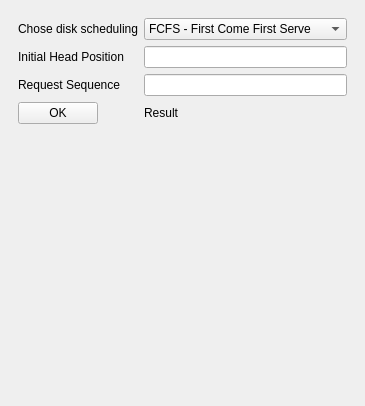
<?xml version="1.0" encoding="UTF-8"?>

<ui version="4.0">
 <class>MainWindow</class>
 <widget class="QMainWindow" name="MainWindow">
  <property name="geometry">
   <rect>
    <x>0</x>
    <y>0</y>
    <width>349</width>
    <height>406</height>
   </rect>
  </property>
  <property name="windowTitle">
   <string>Disk Scheduling</string>
  </property>
  <widget class="QWidget" name="centralwidget">
   <layout class="QVBoxLayout" name="verticalLayout">
    <item>
     <widget class="QWidget" name="widget" native="true">
      <layout class="QFormLayout" name="formLayout">
       <item row="1" column="0">
        <widget class="QLabel" name="label">
         <property name="text">
          <string>Initial Head Position</string>
         </property>
        </widget>
       </item>
       <item row="1" column="1">
        <widget class="QLineEdit" name="number1"/>
       </item>
       <item row="2" column="0">
        <widget class="QLabel" name="label_2">
         <property name="text">
          <string>Request Sequence</string>
         </property>
        </widget>
       </item>
       <item row="2" column="1">
        <widget class="QLineEdit" name="number2"/>
       </item>
       <item row="0" column="1">
        <widget class="QComboBox" name="comboBox">
         <item>
          <property name="text">
           <string comment="hello" extracomment="hello">FCFS - First Come First Serve</string>
          </property>
         </item>
         <item>
          <property name="text">
           <string>SSTF - Shortest Seek Time First</string>
          </property>
         </item>
         <item>
          <property name="text">
           <string>SCAN - Elevator</string>
          </property>
         </item>
         <item>
          <property name="text">
           <string>C-SCAN - Circular SCAN</string>
          </property>
         </item>
         <item>
          <property name="text">
           <string>LOOK</string>
          </property>
         </item>
         <item>
          <property name="text">
           <string>C-LOOK</string>
          </property>
         </item>
        </widget>
       </item>
       <item row="0" column="0">
        <widget class="QLabel" name="label_3">
         <property name="text">
          <string>Chose disk scheduling</string>
         </property>
        </widget>
       </item>
       <item row="4" column="0">
        <widget class="QPushButton" name="pushButton">
         <property name="text">
          <string>OK</string>
         </property>
        </widget>
       </item>
       <item row="4" column="1">
        <widget class="QLabel" name="result">
         <property name="text">
          <string>Result</string>
         </property>
        </widget>
       </item>
      </layout>
     </widget>
    </item>
    <item>
     <widget class="PlotWidget" name="graphWidget" native="true"/>
    </item>
   </layout>
  </widget>
  <widget class="QMenuBar" name="menubar">
   <property name="geometry">
    <rect>
     <x>0</x>
     <y>0</y>
     <width>349</width>
     <height>21</height>
    </rect>
   </property>
  </widget>
 </widget>
 <customwidgets>
  <customwidget>
   <class>PlotWidget</class>
   <extends>QWidget</extends>
   <header>pyqtgraph</header>
   <container>1</container>
  </customwidget>
 </customwidgets>
 <resources/>
 <connections>
  <connection>
   <sender>comboBox</sender>
   <signal>activated(QString)</signal>
   <receiver>MainWindow</receiver>
   <slot>setWindowTitle(QString)</slot>
   <hints>
    <hint type="sourcelabel">
     <x>225</x>
     <y>48</y>
    </hint>
    <hint type="destinationlabel">
     <x>170</x>
     <y>202</y>
    </hint>
   </hints>
  </connection>
 </connections>
</ui>
